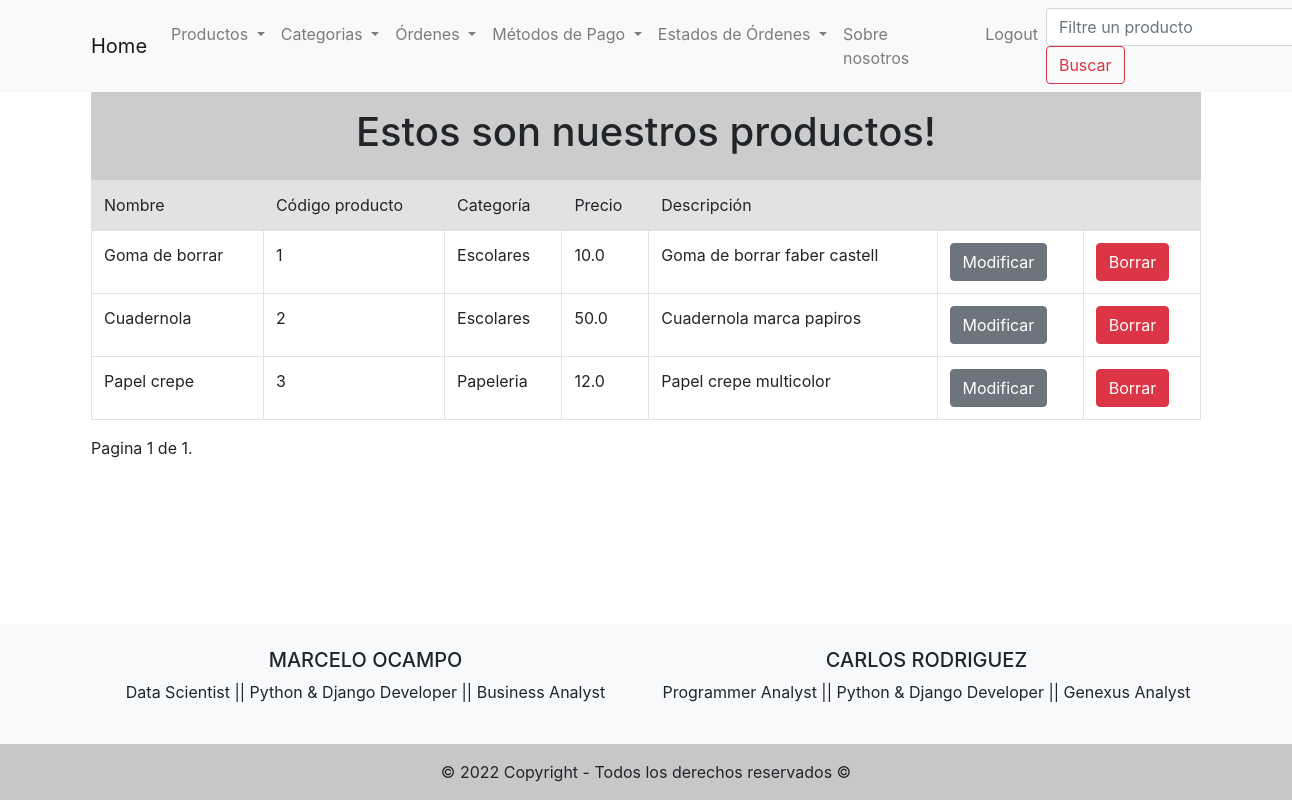
Before: /products/list-products/ (signed in) with the older database file.
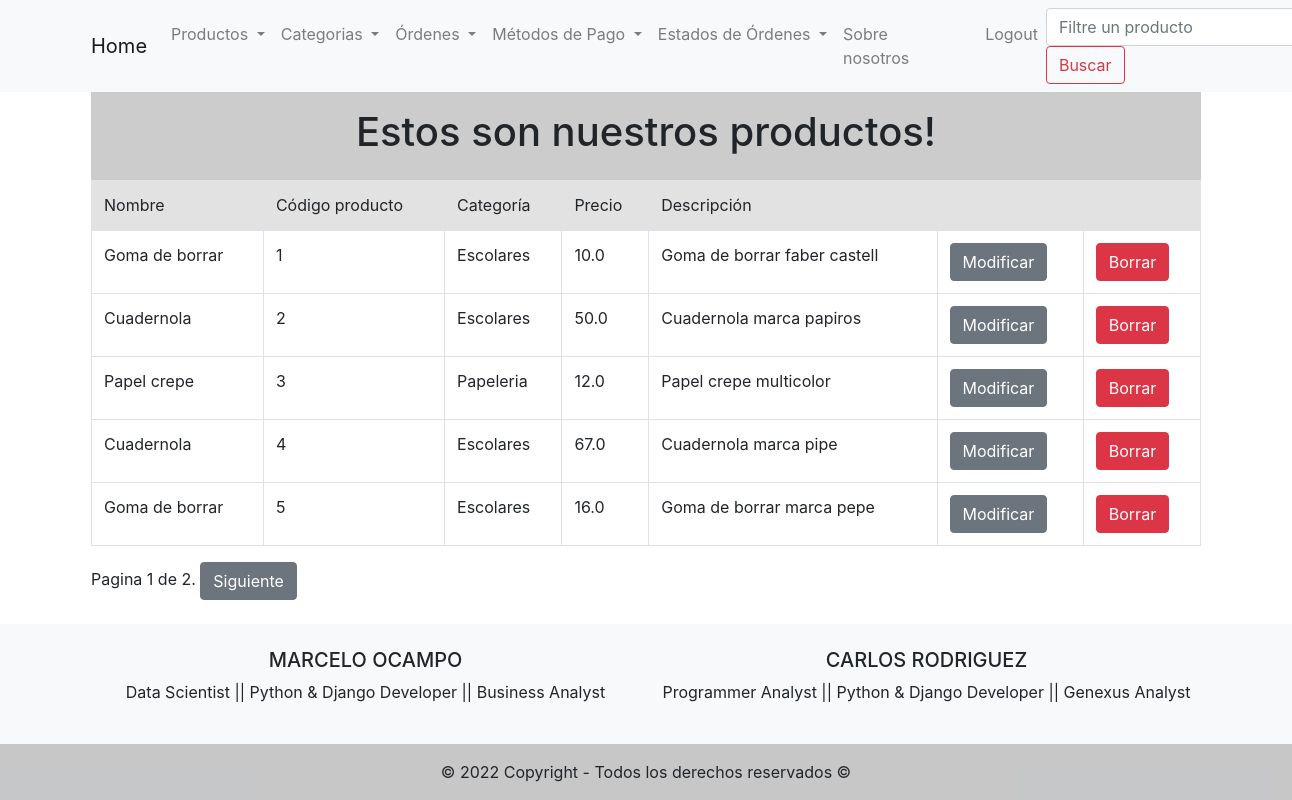
After: the same page with the newer database file.
### products/models.py (models this page shows, shortened)
class Products(models.Model):
    product_name = models.CharField(max_length=100)
    product_code = models.IntegerField(unique= True)
    category_code = models.ForeignKey(Categories, on_delete= models.CASCADE)
    product_price = models.FloatField()
    product_description = models.CharField(max_length=200)

class Categories(models.Model):
    category_code = models.IntegerField(unique= True)
    category_name = models.CharField(max_length=100)
    def __str__(self):
        return self.category_name

### products/views.py (the view)
# urls.py: path('list-products/', ListProducts.as_view(), name='list_products'),
class ListProducts(LoginRequiredMixin , ListView):
    model = Products
    template_name = 'products/list_products.html'
    fields = '__all__'
    paginate_by = 5
    def get_queryset(self, *args, **kwargs):
        productFilter = super().get_queryset(*args, **kwargs)
        query = self.request.GET.get('search')
        if query:
            return productFilter.filter(product_name__contains=query)
        return productFilter

### templates/products/list_products.html (shortened to what this page needs)
{% extends 'base.html' %}
{% block nav %}
  <form class="form-inline my-2 my-lg-0" action= "/products/list-products/" method= "GET">
    <input class="form-control mr-sm-2" type="search" name="search" placeholder="Filtre un producto" aria-label="Search">
    <button class="btn btn-outline-danger" type="submit">Buscar</button>
  </form>
{% endblock %}
{% block content %}
    <div class="text-center p-3" style="background-color: rgba(0, 0, 0, 0.2);">
        <h1>Estos son nuestros productos!</h1>
    </div>
    <table class="table table-bordered">
      <thead style="background-color: #E2E2E2;">
        <tr>
          <td>Nombre</td>
          <td>Código producto</td>
          <td>Categoría</td>
          <td>Precio</td>
          <td>Descripción</td>
          <td></td>
          <td></td>
        </tr>
      </thead>
      <tbody>
        {% if object_list %}
          {% for product in object_list %}
            <tr>
              <td>{{product.product_name}}</td>
              <td>{{product.product_code}}</td>
              <td>{{product.category_code}}</td>
              <td>{{product.product_price}}</td>
              <td>{{product.product_description}}</td>
              <td> <a href="/products/update-product/{{product.id}}/" class="btn btn-secondary">Modificar</a> </td>
              <td> <a href="/products/delete-product/{{product.id}}/" class="btn btn-danger">Borrar</a> </td>
            </tr>
          {% endfor %}
    </div>
        {% else %}
          <h1>No hay productos para mostrar</h1>
        {% endif %}
    <div class="pagination">
      <span class="step-links">
          <span class="current">
              Pagina {{ page_obj.number }} de {{ page_obj.paginator.num_pages }}.
          </span>
          {% if page_obj.has_next %}
              <a href="?page={{ page_obj.next_page_number }}" class= "btn btn-secondary">Siguiente</a>
          {% endif %}
      </span>
    </div>
{% endblock content %}

### templates/base.html (shortened to what this page needs)
<!DOCTYPE html>
<html lang="en">
<head>
    <link rel="stylesheet" href="https://cdn.jsdelivr.net/npm/bootstrap@4.6.2/dist/css/bootstrap.min.css">
</head>
<body>
    <header>
        <nav class="navbar navbar-expand-lg navbar-light bg-light">
            <div class="container">
              <a class="navbar-brand" href="/">Home</a>
              <div class="collapse navbar-collapse" id="navbarSupportedContent">
                <ul class="navbar-nav mx-auto">
                  <li class="nav-item dropdown">
                    <a class="nav-link dropdown-toggle" href="#" id="navbarDropdownMenuLink" data-toggle="dropdown" aria-haspopup="true" aria-expanded="false">
                      Productos
                    </a>
                  </li>
                  <li class="nav-item dropdown">
                    <a class="nav-link dropdown-toggle" href="#" id="navbarDropdownMenuLink" data-toggle="dropdown" aria-haspopup="true" aria-expanded="false">
                      Categorias
                    </a>
                  </li>
                  <li class="nav-item dropdown">
                    <a class="nav-link dropdown-toggle" href="#" id="navbarDropdownMenuLink" data-toggle="dropdown" aria-haspopup="true" aria-expanded="false">
                      Órdenes
                    </a>
                  </li>
                  <li class="nav-item dropdown">
                      <a class="nav-link dropdown-toggle" href="#" id="navbarDropdownMenuLink" data-toggle="dropdown" aria-haspopup="true" aria-expanded="false">
                        Métodos de Pago
                      </a>
                  </li>
                  <li class="nav-item dropdown">
                    <a class="nav-link dropdown-toggle" href="#" id="navbarDropdownMenuLink" data-toggle="dropdown" aria-haspopup="true" aria-expanded="false">
                      Estados de Órdenes
                    </a>
                  </li>
                  <li class="nav-item">
                    <a class="nav-link" href="/about-us/">Sobre nosotros</a>
                  </li>
                  {% if request.user.is_authenticated %}
                  <li class="nav-item" style= "margin-left: 60px;">
                    <a class="nav-link" href="/users/logout/">Logout</a>
                  </li>
                  {% endif %}
                </ul>
                {% block nav %}
                {% endblock  %}
              </div>
            </div>
          </nav>
    </header>
    <div>
      <div class="container">
        {% block content %}
        {% endblock  %}
      </div>
<footer class="bg-light text-center text-lg-start">
  <div class="container p-4">
    <div class="row">
      <div class="col-lg-6 col-md-12 mb-4 mb-md-0">
        <h5 class="text-uppercase">Marcelo Ocampo</h5>
        <p>
          Data Scientist || Python & Django Developer  || Business Analyst
        </p>
      </div>
      <div class="col-lg-6 col-md-12 mb-4 mb-md-0">
        <h5 class="text-uppercase">Carlos Rodriguez</h5>
        <p>
          Programmer Analyst || Python & Django Developer || Genexus Analyst
        </p>
      </div>
    </div>
  </div>
  <div class="text-center p-3" style="background-color: rgba(0, 0, 0, 0.2);">
    © 2022 Copyright - Todos los derechos reservados ©
  </div>
</footer>
</body>
</html>

### templates/base.html (style rules this page uses)
html { width: 100%; height: 100%; margin: 0; }
footer { position: absolute; bottom: 0; width: 100%; }

Changed rows visible on the page:
added Products: product_name "Cuadernola", product_code "4", category_code "Escolares", product_price "67.0", product_description "Cuadernola marca pipe"
added Products: product_name "Goma de borrar", product_code "5", category_code "Escolares", product_price "16.0", product_description "Goma de borrar marca pepe"
Other visible differences:
{{ page_obj.paginator.num_pages }}: "1" → "2"
text now shown: "Siguiente"
